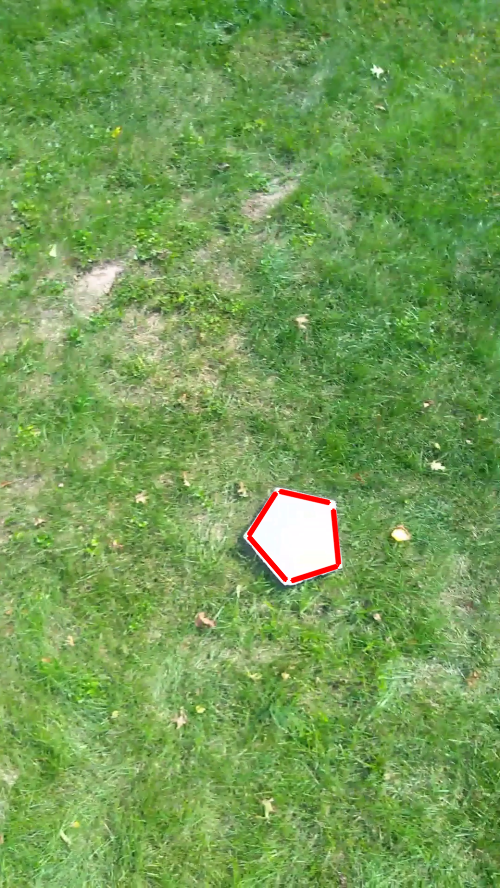
#> input picture CV/IMAGEFROMUDP.png, 500 x 888 px, given in place of the camera
$ python tessv2.py
#> lines starting #> are read from the running program, lines starting #| are printed output that depends on the picture; after the words box and inside, x2 and y2 are one past the last pixel; in counts of white or black regions, pixels touching at a corner belong together
'''Alex Black, Code for activly removing most promenent colors in image'''
'''Other notes for experimenting:
    - Consider using cv2.meanStdDev() to find how much the color varies
'''

##Imports
import cv2
import numpy as np
import io
from PIL import Image
from threading import Thread
import collections
import time

##Controlling Variables
numColorRemove = 3
width = 640
height = 480

##Records video
frame = cv2.VideoCapture( 0 )
frame.set( cv2.CAP_PROP_FRAME_WIDTH, width )
frame.set( cv2.CAP_PROP_FRAME_HEIGHT, height )

##Continously processes frames until while True block broken
i = 0
while True:
    ##Counter for frames processed
    i+=1
    print( i )

    ##Read image
    _,cimg = frame.read()
#> cimg is the input picture: shape (888, 500, 3); mean B, G, R 85.4, 157.3, 116.4

    #cimg = cv2.imread( 'officialY.png' )

    cimg = cv2.GaussianBlur( cimg, ( 3 , 3 ), 0 )

    imgheight, imgwidth, _ = cimg.shape
#> imgheight = 888; imgwidth = 500

    ##Applys effects numColorRemove times
    stepmask = cv2.bitwise_not( np.zeros( ( imgheight, imgwidth, 1 ), np.uint8 ) )
    for o in range( 0, numColorRemove ):
        ##replace any color close to the average color with white
        averageColor, strength = cv2.meanStdDev( cimg, mask = stepmask )
        strength ** 2

        upperBound = np.array( [ averageColor[ 0 ] + strength[ 0 ], averageColor[ 1 ] + strength[ 1 ], averageColor[ 2 ] + strength[ 2 ] ] )
        lowerBound = np.array( [ averageColor[ 0 ] - strength[ 0 ], averageColor[ 1 ] - strength[ 1 ], averageColor[ 2 ] - strength[ 2 ] ] )

        stepmask = cv2.bitwise_and( stepmask, stepmask, mask = cv2.bitwise_not( cv2.inRange( cimg, lowerBound, upperBound ) ) )
#> this loop made 3 passes
#> (averageColor, strength, upperBound, lowerBound) on passes 1 to 3: ([85.39, 157.4, 116.4], [32.29, 24.93, 33.02], [117.7, 182.3, 149.4], [53.1, 132.4, 83.37]), ([90.43, 158.4, 121.6], [49.69, 38.39, 50.58], [140.1, 196.8, 172.2], [40.74, 120.1, 71.05]), ([99.57, 159.3, 130.8], [69.15, 52.93, 68.87], [168.7, 212.2, 199.7], [30.42, 106.3, 61.93])
#> pass 1, `stepmask = cv2.bitwise_and( stepmask, stepmask, mask = cv2.bitwise_not..`:
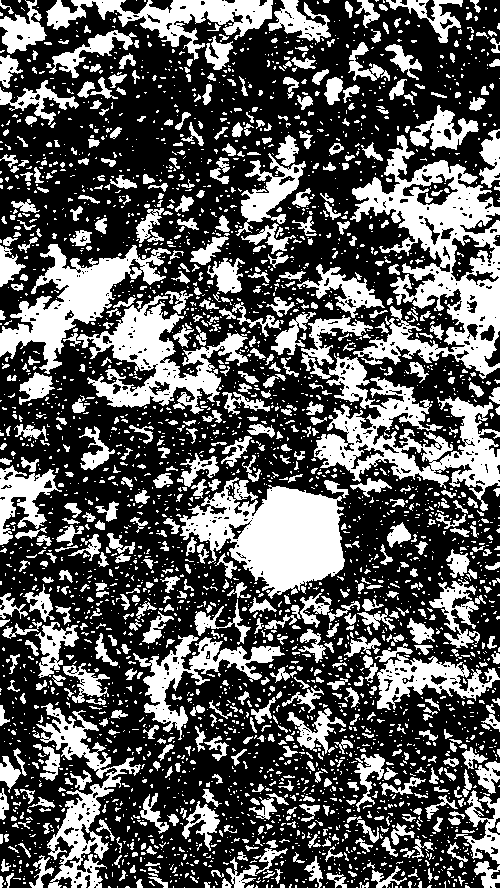
#> stepmask: shape (888, 500); 35.5% white; 3454 white regions (2749 under 20 px), largest, box (x1, y1, x2, y2) and area: (350, 135, 500, 379) 14578, (301, 315, 500, 511) 11232, (180, 477, 345, 599) 11000
#> pass 2, `stepmask = cv2.bitwise_and( stepmask, stepmask, mask = cv2.bitwise_not..`:
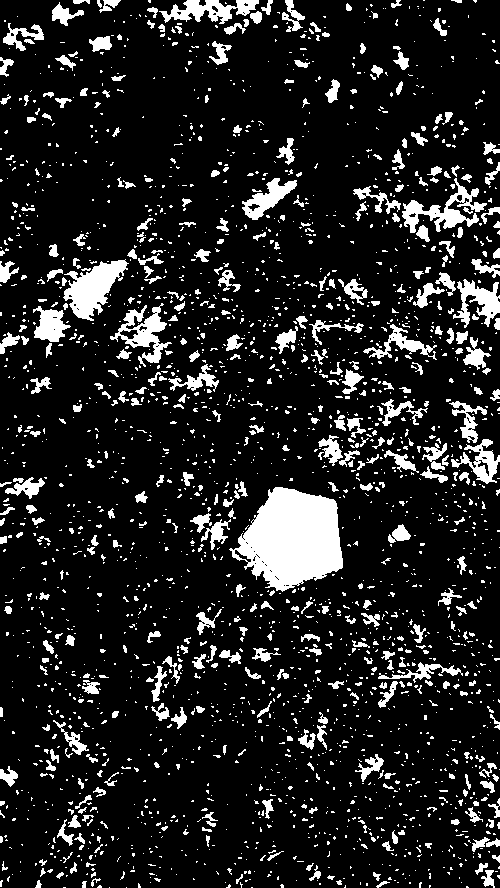
#> stepmask: shape (888, 500); 13.2% white; 2518 white regions (2081 under 20 px), largest, box (x1, y1, x2, y2) and area: (229, 487, 343, 592) 7826, (63, 259, 129, 321) 2014, (402, 178, 487, 233) 1491
#> pass 3, `stepmask = cv2.bitwise_and( stepmask, stepmask, mask = cv2.bitwise_not..`:
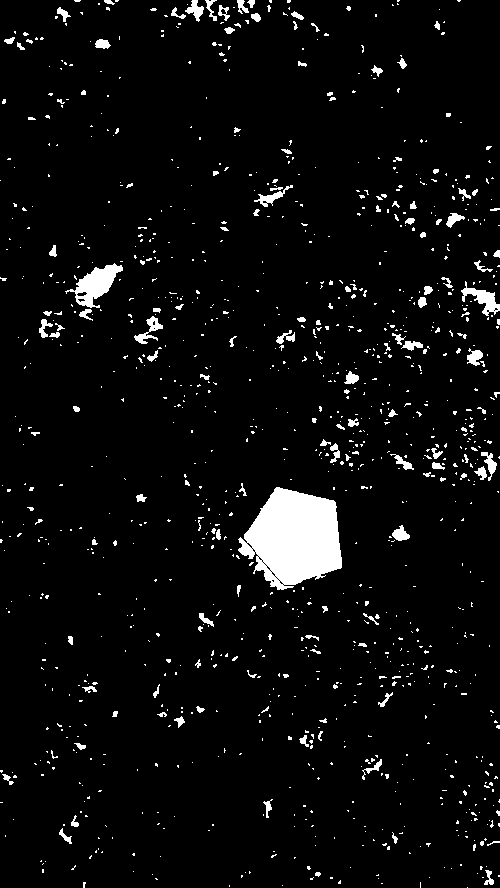
#> stepmask: shape (888, 500); 4.7% white; 1147 white regions (1013 under 20 px), largest, box (x1, y1, x2, y2) and area: (238, 487, 342, 590) 7278, (65, 263, 123, 308) 1106, (461, 281, 500, 316) 494
    step = cv2.bitwise_and( cimg, cimg, mask = stepmask )
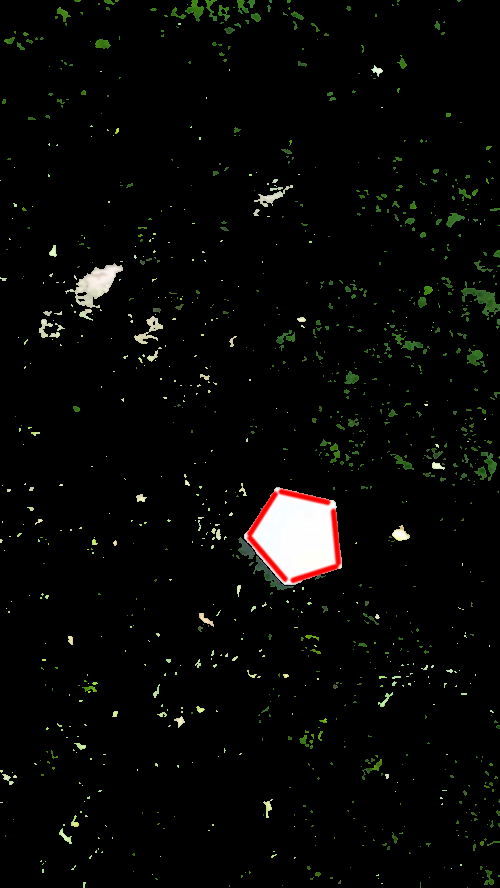
#> step: shape (888, 500, 3); mean B, G, R 5.8, 7.8, 7.4

    cv2.imshow( 'testout', cimg )
    cv2.imshow( 'edged', step )

    if cv2.waitKey(1) == 27:
#> (key Esc is pressed here)
        break
cv2.destroyAllWindows()
frame.release()
